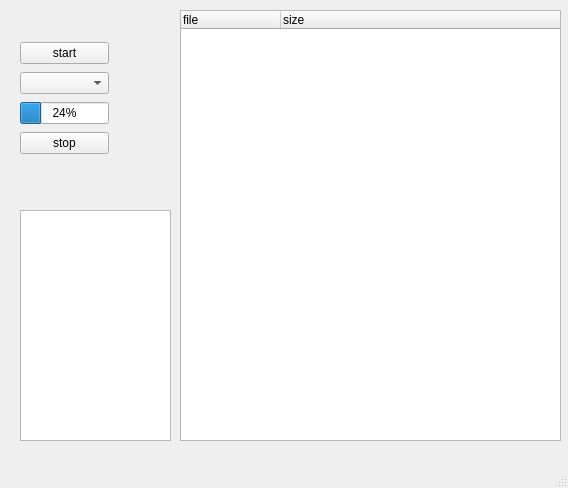
<?xml version="1.0" encoding="UTF-8"?>
<ui version="4.0">
 <class>MainWindow</class>
 <widget class="QMainWindow" name="MainWindow">
  <property name="geometry">
   <rect>
    <x>0</x>
    <y>0</y>
    <width>568</width>
    <height>488</height>
   </rect>
  </property>
  <property name="windowTitle">
   <string>MainWindow</string>
  </property>
  <widget class="QWidget" name="centralwidget">
   <widget class="QTreeWidget" name="treeWidget">
    <property name="geometry">
     <rect>
      <x>180</x>
      <y>10</y>
      <width>381</width>
      <height>431</height>
     </rect>
    </property>
    <property name="maximumSize">
     <size>
      <width>471</width>
      <height>16777215</height>
     </size>
    </property>
    <property name="columnCount">
     <number>2</number>
    </property>
    <column>
     <property name="text">
      <string>file</string>
     </property>
    </column>
    <column>
     <property name="text">
      <string>size</string>
     </property>
    </column>
   </widget>
   <widget class="QPlainTextEdit" name="plainTextEdit">
    <property name="geometry">
     <rect>
      <x>20</x>
      <y>210</y>
      <width>151</width>
      <height>231</height>
     </rect>
    </property>
    <property name="readOnly">
     <bool>true</bool>
    </property>
    <property name="plainText">
     <string/>
    </property>
   </widget>
   <widget class="QWidget" name="">
    <property name="geometry">
     <rect>
      <x>20</x>
      <y>40</y>
      <width>89</width>
      <height>116</height>
     </rect>
    </property>
    <layout class="QVBoxLayout" name="verticalLayout">
     <item>
      <widget class="QPushButton" name="startButton">
       <property name="text">
        <string>start</string>
       </property>
      </widget>
     </item>
     <item>
      <widget class="QComboBox" name="comboBox"/>
     </item>
     <item>
      <widget class="QProgressBar" name="progressBar">
       <property name="value">
        <number>24</number>
       </property>
      </widget>
     </item>
     <item>
      <widget class="QPushButton" name="stopButton">
       <property name="text">
        <string>stop</string>
       </property>
      </widget>
     </item>
    </layout>
   </widget>
  </widget>
  <widget class="QStatusBar" name="statusbar"/>
 </widget>
 <resources/>
 <connections/>
</ui>
